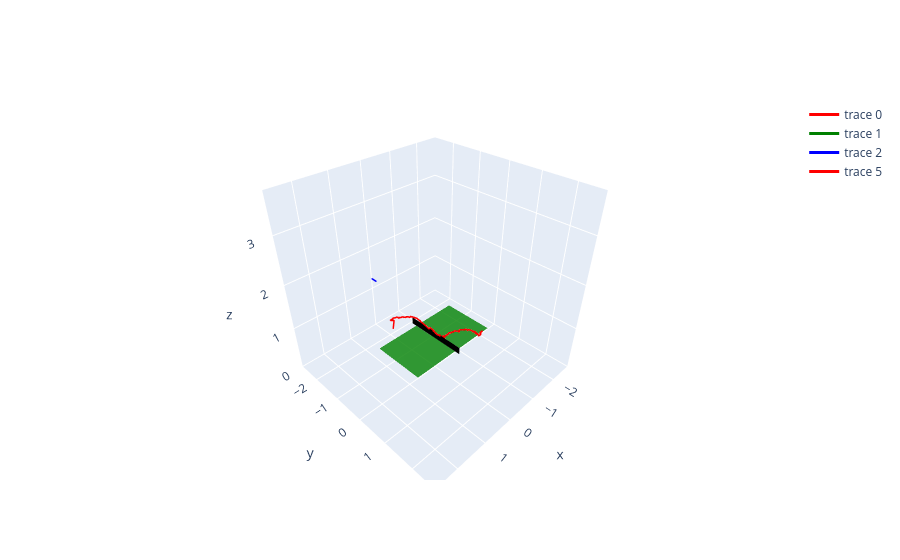

The cell this chart's notebook holds for it:
### Code cell
%matplotlib widget

if PLOT_BACKEND == 'matplotlib':

    # Plot raw measured_positions
    fig = plt.figure(figsize=(10, 7))
    ax = fig.add_subplot(111, projection='3d')

    plot3D.plot_table(ax, TABLE, table_color = 'green', net_color = 'grey', table_alpha=0.4, net_alpha=1)
    plot3D.plot_camera(ax, camera)
    measured_positions_without_none = [position for position in measured_positions if position is not None]
    plot3D.plot_trajectory(ax, np.array(states)[:, :3], color='red')

    plt.show()

elif PLOT_BACKEND == 'plotly':
    
    import src.visualization.plotly3D as plotly3D
    import plotly.graph_objects as go

    fig = go.Figure()

    plotly3D.plot_camera(fig, camera)
    plotly3D.plot_table(fig, TABLE, table_alpha=0.8, net_alpha=1, net_color = 'black', table_color='green')
    measured_positions_without_none = [position for position in measured_positions if position is not None]
    plotly3D.plot_trajectory(fig, np.array(states)[:, :3], color='red')
    fig.show()

### Figure 1 — Plotly figure (JSON) as saved in the notebook; plotly's stock layout.template omitted (floating-point values rounded to 4 significant figures; data arrays with more than 128 entries replaced by an {"elided": "..."} marker saying what was removed)
{"data": [{"line": {"color": "red", "width": 3}, "mode": "lines", "type": "scatter3d", "x": [0, 0.5], "y": [-3, -3], "z": [1.25, 1.25]}, {"line": {"color": "green", "width": 3}, "mode": "lines", "type": "scatter3d", "x": [0, 0], "y": [-3, -3], "z": [1.25, 0.75]}, {"line": {"color": "blue", "width": 3}, "mode": "lines", "type": "scatter3d", "x": [0, 0], "y": [-3, -2.5], "z": [1.25, 1.25]}, {"color": "green", "opacity": 0.8, "type": "mesh3d", "x": [-1.37, -1.37, 1.37, 1.37], "y": [-0.7625, 0.7625, 0.7625, -0.7625], "z": [0.76, 0.76, 0.76, 0.76]}, {"color": "black", "i": [0, 1, 2, 2, 3, 0], "j": [1, 2, 3, 3, 0, 1], "k": [2, 3, 0, 0, 1, 2], "opacity": 1, "type": "mesh3d", "x": [0, 0, 0, 0], "y": [-0.9175, 0.9175, 0.9175, -0.9175], "z": [0.76, 0.76, 0.9125, 0.9125]}, {"line": {"color": "red", "width": 3}, "mode": "lines", "type": "scatter3d", "x": {"elided": "250 float values"}, "y": {"elided": "250 float values"}, "z": {"elided": "250 float values"}}], "layout": {"scene": {"aspectmode": "manual", "aspectratio": {"x": 1, "y": 1, "z": 1}, "xaxis": {"range": [-2.74, 2.74]}, "yaxis": {"range": [-2.74, 2.74]}, "zaxis": {"range": [0, 3.8]}}}}
